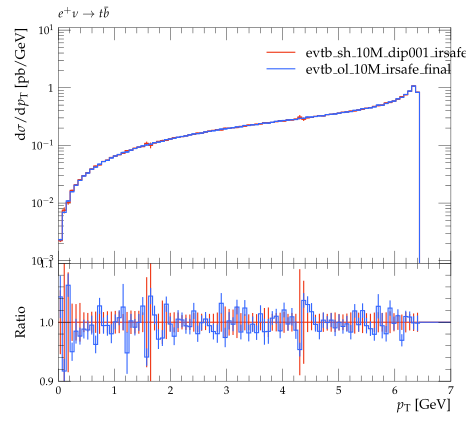

Write Python code to recreate this figure.
#! /usr/bin/env python

# This Python script was auto-generated using YODA v2.0.0.
# Analysis object: /evtb/inc_t_pt
# Timestamp: 16-04-2024 (14:02:27)

import matplotlib as mpl
import matplotlib.pyplot as plt
mpl.use('Agg') # comment out for interactive use
import os
import numpy as np

plotDir = os.path.split(os.path.realpath(__file__))[0]
if 'YODA_USER_PLOT_PATH' in globals():
    plot_outdir = globals()['YODA_USER_PLOT_PATH']
else:
    plot_outdir = plotDir

#plot style
plt.style.use(os.path.join(plotDir, '../default.mplstyle'))
# plot metadata
figW, figH = plt.rcParams['figure.figsize']
ax_xLabel = r'$p_{{\rm T}}$ [GeV]'
ax_yLabel = r'$\mathrm{d}\sigma / \mathrm{d} p_{{\rm T}}$ [pb/GeV]'
ax_title  = r'$e^+ \nu \to t \bar b$'
ax_xScale = 'linear'
ax_yScale = 'log'
xLims = (0.0, 7.0)
yLims = (0.0009000000000000001, 11.0)

# TeX-friendly labels for the legend
labels = [ r"evtb\_sh\_10M\_dip001\_irsafe\_final", r"evtb\_ol\_10M\_irsafe\_final" ]

# Create figure and axis objects
fig, (ax, ratio0_ax) = plt.subplots(2, 1, sharex=True,
                  figsize=(figW,figH), gridspec_kw={'height_ratios': (2, 1)})
ratio0_ax.yaxis.set_major_locator(mpl.ticker.MultipleLocator(0.1))
ratio0_ax.set_ylim(0.9, 1.1)
ratio0_ax.set_ylabel('Ratio')

# LineColor map: curve index -> color
linecolors = {0: '#EE3311', 1: '#3366FF'}
# the numerical data is stored in a separate file
dataf = dict()
prefix = os.path.split(__file__)[0]
if prefix:    prefix = prefix + '/'
exec(open(prefix+'inc_t_pt__data.py').read(), dataf)


legend_handles = [] # keep track of handles for the legend

# style options for curves
# starts at zorder>=5 to draw curve on top of legend
styles = {
  'curve0': {
    'color' : linecolors[0],
    'linestyle' : '-',
    'marker' : 'o',
    'zorder' : 5,
    'histstyle' : True,
  },
  'curve1': {
    'color' : linecolors[1],
    'linestyle' : '-',
    'marker' : 'o',
    'zorder' : 6,
    'histstyle' : True,
  },
}
# curve from input yoda files in main panel
for label in dataf['yvals'].keys():
    if all(np.isnan(v) for v in dataf['yvals'][label]):
        continue
    tmp = None
    if styles[label]['histstyle']: # draw as histogram
        tmp, = ax.plot(dataf['xedges'], dataf['yedges'][label],
                       color=styles[label]['color'],
                       linestyle=styles[label]['linestyle'],
                       drawstyle='steps-pre', solid_joinstyle='miter',
                       zorder=styles[label]['zorder'], label=label)
        ax.errorbar(dataf['xpoints'], dataf['yvals'][label], color=styles[label]['color'],
                    xerr=dataf['xerrs'], yerr=[dataf['ydowns'][label], dataf['yups'][label]],
                    linestyle='none', zorder=styles[label]['zorder'])
    else: # draw as scatter
        tmp = ax.errorbar(dataf['xpoints'], dataf['yvals'][label],
                          xerr=dataf['xerrs'],
                          yerr=[ dataf['ydowns'][label],
                          dataf['yups'][label] ],
                          fmt=styles[label]['marker'],
                          ecolor=styles[label]['color'],
                          color=styles[label]['color'], zorder=2)
        tmp[-1][0].set_linestyle(styles[label]['linestyle'])
    legend_handles += [tmp]
    for varLabel in dataf['variation_yvals'].keys():
        if varLabel.startswith(label):
            tmp, = ax.plot(dataf['xedges'], dataf['variation_yvals'][varLabel],
                           color=styles[label]['color'],
                           linestyle=styles[label]['linestyle'],
                           drawstyle='steps-pre', solid_joinstyle='miter',
                           zorder=styles[label]['zorder'], alpha=0.5)


# plots on ratio panel
# curve from input yoda files in ratio panel
for label, yvals in dataf['ratio0_yvals'].items():
    if all(np.isnan(v) for v in yvals):
        continue
    if styles[label]['histstyle']: # plot as histogram
        ratio0_ax.plot(dataf['xedges'], yvals,
                       color=styles[label]['color'],
                       linestyle=styles[label]['linestyle'],
                       drawstyle='steps-pre', zorder=1,
                       solid_joinstyle='miter')
        ratio0_ax.vlines(dataf['xpoints'],
                         dataf['ratio0_ymin'][label],
                         dataf['ratio0_ymax'][label],
                         color=styles[label]['color'], zorder=1)
    else: # plot as scatter
        tmp = ratio0_ax.errorbar(dataf['xpoints'],
                                 yvals, xerr=dataf['xerrs'],
                                 yerr=dataf['ratio0_yerrs'][label],
                                 fmt=styles[label]['marker'],
                                 ecolor=styles[label]['color'],
                                 color=styles[label]['color'])
        tmp[-1][0].set_linestyle(styles[label]['linestyle'])

    for varlabel in dataf['ratio0_variation_vals'].keys():
        if varlabel.startswith(label):
            ratio0_ax.plot(dataf['xedges'],
                            dataf['ratio0_variation_vals'][varlabel],
                            color=styles[label]['color'],
                            linestyle=styles[label]['linestyle'],
                            drawstyle='steps-pre', solid_joinstyle='miter',
                            zorder=1, alpha=0.5)

legend_pos = (0.5, 0.97)
ax.legend(legend_handles, labels, loc='upper left', bbox_to_anchor=legend_pos)

# set plot metadata as defined above
ratio0_ax.set_xlabel(ax_xLabel)
ratio0_ax.xaxis.set_label_coords(1., -.15)
ax.set_ylabel(ax_yLabel, loc='top')
ax.set_title(ax_title, loc='left')
ax.set_xscale(ax_xScale)
ax.set_yscale(ax_yScale)
ax.set_xlim(xLims)
ax.set_ylim(yLims)

# tick formatting
plt.rcParams['xtick.top'] = True
plt.rcParams['ytick.right'] = True
ax.yaxis.set_major_locator(mpl.ticker.LogLocator(base=10.0, numticks=np.inf))
ax.yaxis.set_minor_locator(mpl.ticker.LogLocator(
                           base=10.0, subs=np.arange(0.1, 1, 0.1), numticks=np.inf))
fig.align_ylabels((ax, ratio0_ax))
plt.savefig(os.path.join(plot_outdir, 'inc_t_pt.pdf'), format='PDF')
plt.savefig(os.path.join(plot_outdir, 'inc_t_pt.png'), format='PNG')

plt.close(fig)
